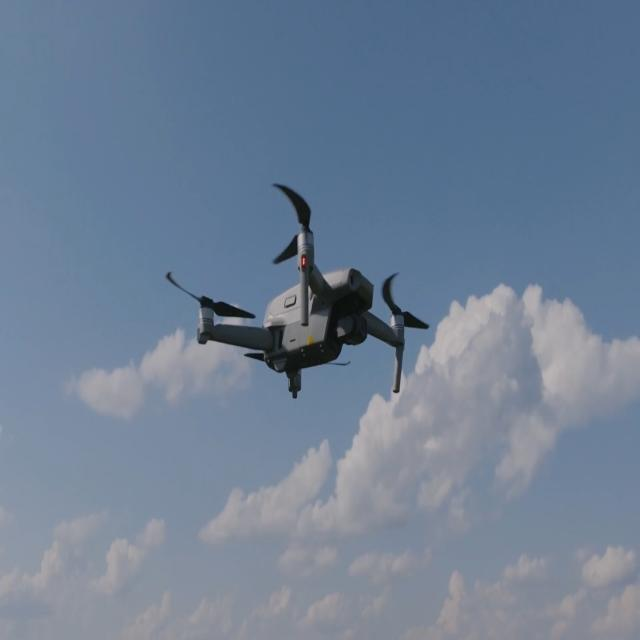
#> input picture DT.jpg, 640 x 640 px, given in place of DT.jpeg, which was not available
$ python image_conversion.py
#> lines starting #> are read from the running program, lines starting #| are printed output that depends on the picture
from PIL import Image
import numpy as np

# Open the image, resize it to the desired dimensions (e.g., 2048x2048)
img = Image.open("DT.jpeg").resize((1024, 1024))

# Convert the image to grayscale (L mode means 1 channel)
img = img.convert("L")
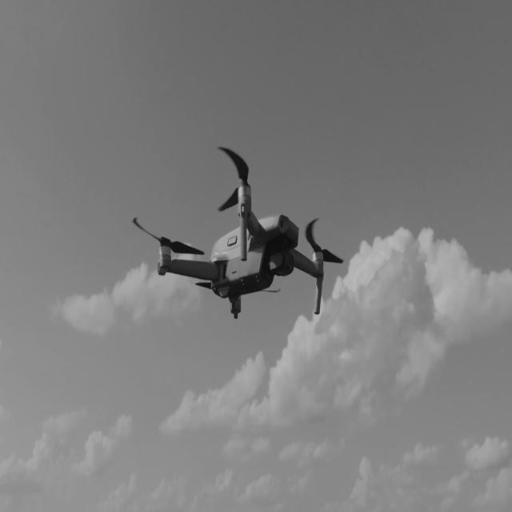
#> img: PIL image 1024x1024 L (shown at 1/2 size); min 8, max 194, mean 125

# Convert the image to a NumPy array of type float32
img_array = np.array(img).astype(np.float32)

# Optionally, normalize pixel values to [0,1] if desired (uncomment the next line)
# img_array /= 255.0

# Expand dimensions to have shape (1, H, W) if needed by your model
img_array = np.expand_dims(img_array, axis=0)  # Now shape is (1, 2048, 2048)

# Save the array as a binary file
img_array.tofile("DT_Test_gray.bin")
print("Saved grayscale .bin file with shape:", img_array.shape)
#| Saved grayscale .bin file with shape: (1, 1024, 1024)

$ run again, with BT.jpg copied over DT.jpg
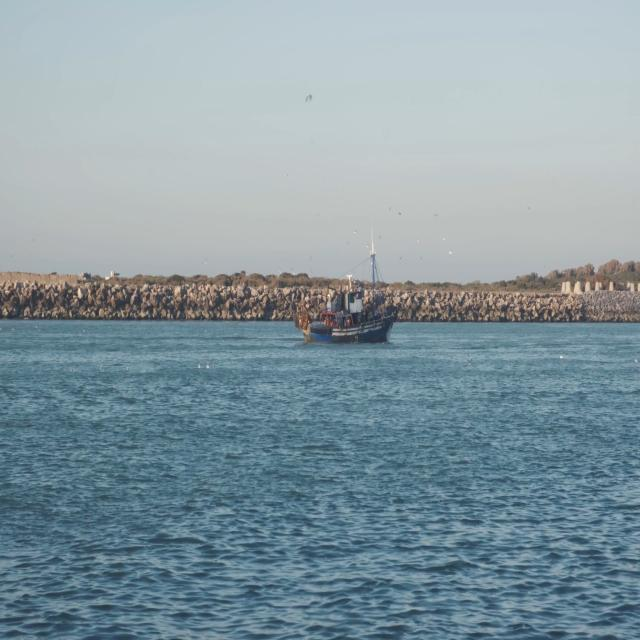
#> input picture BT.jpg, 640 x 640 px, given in place of DT.jpeg, which was not available
#> `img = img.convert("L")`:
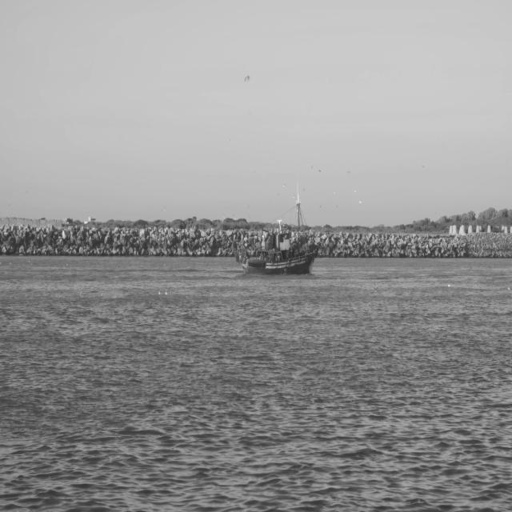
#> img: PIL image 1024x1024 L (shown at 1/2 size); min 35, max 245, mean 148.3
#| Saved grayscale .bin file with shape: (1, 1024, 1024)

$ run again, with BT_org.jpg copied over DT.jpg
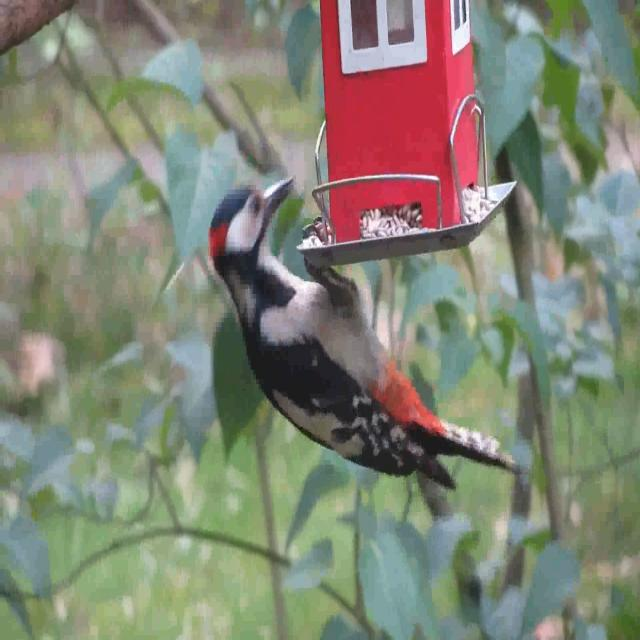
#> input picture BT_org.jpg, 640 x 640 px, given in place of DT.jpeg, which was not available
#> `img = img.convert("L")`:
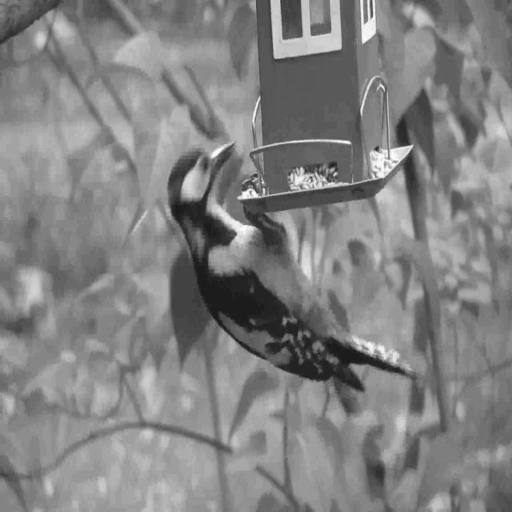
#> img: PIL image 1024x1024 L (shown at 1/2 size); min 18, max 255, mean 130.1
#| Saved grayscale .bin file with shape: (1, 1024, 1024)
